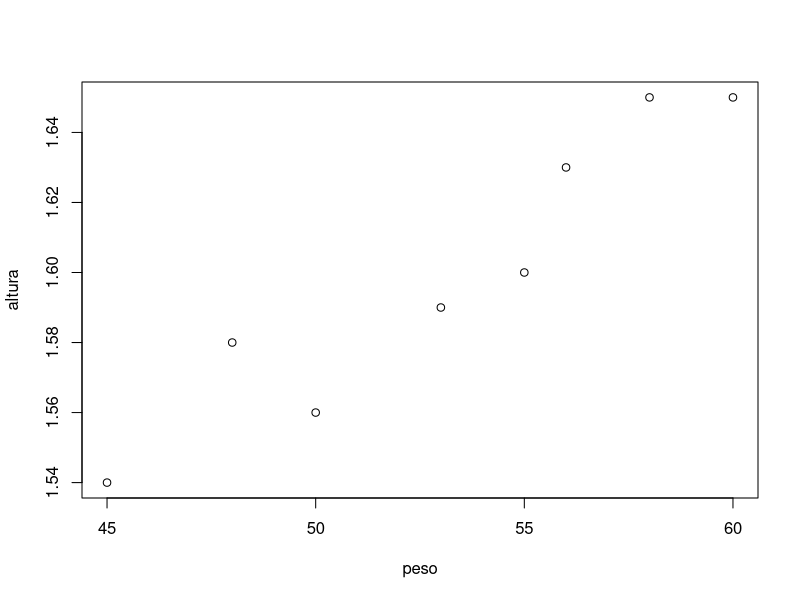
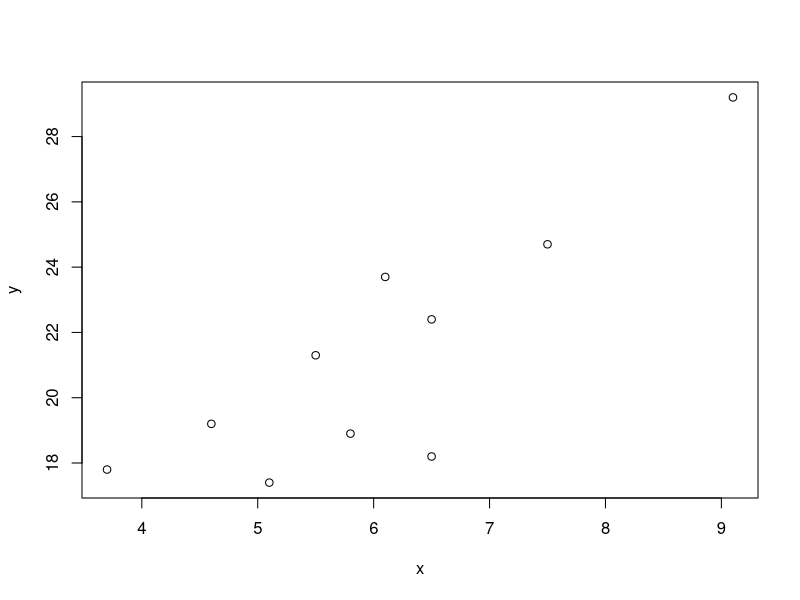

These charts were generated, in order, by the following R code:
# Subject: Regression Models
# Lecture: Normal model
# Author: Vinicius Osterne (www.osterne.com)




# ------------------------------------------------------------------------------
# Application 1
# ------------------------------------------------------------------------------

peso <- c(45,50,60,55,58,56,48,53)
altura <- c(1.54,1.56,1.65,1.60,1.65,1.63,1.58,1.59)
plot(peso, altura)









# ------------------------------------------------------------------------------
# Application 2
# ------------------------------------------------------------------------------

# download the data
x = c(6.1, 3.7, 6.5, 5.8, 5.1, 4.6, 9.1, 6.5, 7.5, 5.5)
y = c(23.7, 17.8, 22.4, 18.9, 17.4, 19.2, 29.2, 18.2, 24.7, 21.3)
cbind(x,y)

plot(x,y)
cor(x,y)


# ajustando modelo 1
ajuste=lm(x~y)
ajuste



# ajustando modelo 2
m = lm(y~x)
s = summary(lm(y~x))
s

# anova
anova(m)
